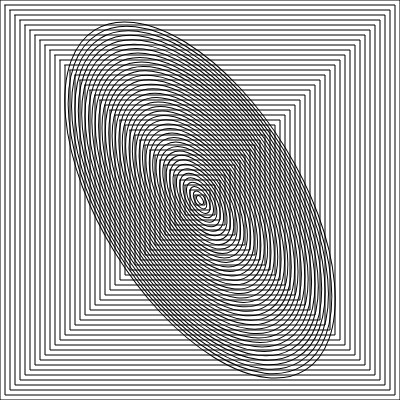
Frame 1 (no input)
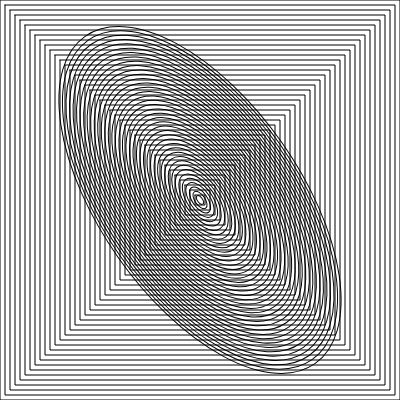
Frame 60 (no input)
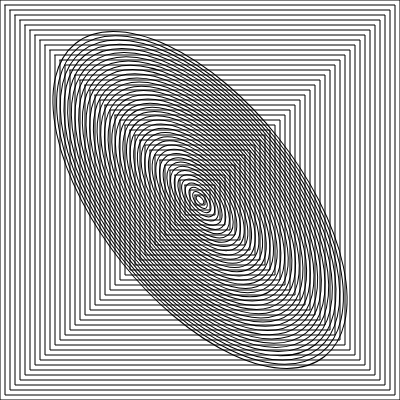
Frame 120 (the mouse pressed at the canvas centre since frame 60)

The p5.js sketch that drew these frames (run headless with seeded random() and noise() and a simulated clock; from frame 60 on, the mouse is pressed at the canvas centre):

// p5.js sketch
// ── sketch.js
var ellipseWidthMultplier = 10;
var ellipseHeightMultiplier = 5;
var theta = 45.0;
var rotationSpeed = 0.001;

function setup() {
  createCanvas(400,400);
  rectMode(CENTER);
}

function draw() {
  background(255);
  noFill();
  
//static rhombus
  var x1=195;
  var y1=195;
  var x2=205;
  var y2=205;

  for(var i=0; i<=200; i+=5){
  beginShape();
    vertex(x1-i,y1-i);
    vertex(x2+i,y1-i);
    vertex(x2+i,y2+i);
    vertex(x1-i,y2+i);
  endShape(CLOSE);
  }
  
//rotating rectangle
  translate(width/2,height/2);
  
  rotate(theta);
  for(var i=0; i<=40; i++){
    ellipse(0,0, i*ellipseWidthMultplier,i*ellipseHeightMultiplier);
  }
  
  theta = theta - rotationSpeed;

}
